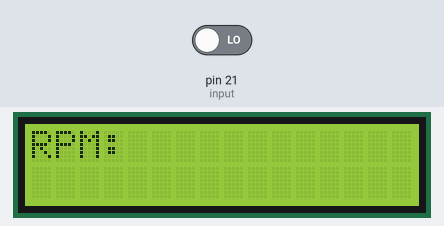
A sketch run on a simulated Arduino Mega 2560, built with avr-gcc and run on an emulated ATmega2560. On the bench: 16×2 character LCD. Inputs (shaded band) come from the test bench; at power-on: pin 21 (input) LOW. What the sketch prints to the serial monitor is not drawn.

Above: at 0.1 s.
At 1.1 s:
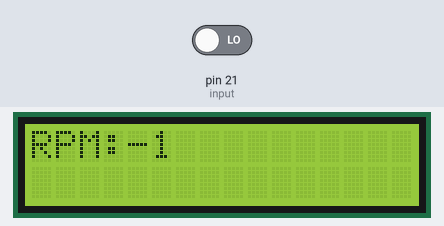

The sketch:

rpm_test.ino
```cpp
#include <LiquidCrystal.h>
LiquidCrystal lcd(22,23,24,25,26,27);
#define input 21
/*
#define led1 22
#define led2 23
#define led3 24
#define led4 25
#define led5 26
#define led6 27
#define led7 28
#define led8 29
#define led9 30
#define led10 31
*/
 // to generate tone
unsigned long start_time;
unsigned int count;
unsigned long stop_time;
int RPM=0;

void setup() {
  Serial.begin(115200);
   lcd.begin(16,2);
  pinMode(input,INPUT);
  /*
  pinMode(led10,OUTPUT);
  pinMode(led9,OUTPUT);
  pinMode(led8,OUTPUT);
  pinMode(led7,OUTPUT);
  pinMode(led6,OUTPUT);
  pinMode(led5,OUTPUT);
  pinMode(led4,OUTPUT);
  pinMode(led3,OUTPUT);
  pinMode(led2,OUTPUT);
  pinMode(led1,OUTPUT);
  */
  start_time=0;
  count=0;
  stop_time=0;
//  tone(34,35);// RPM 1050
  lcd.setCursor(0,0);
  lcd.print("RPM:");
}
void loop()
{

      start_time=pulseIn(input,HIGH);
      stop_time=start_time*4;
      RPM=(60000000/stop_time);
      Serial.println(RPM);
      lcd.setCursor(4,0);
      lcd.print(RPM);

        delay(30);
  }
```
